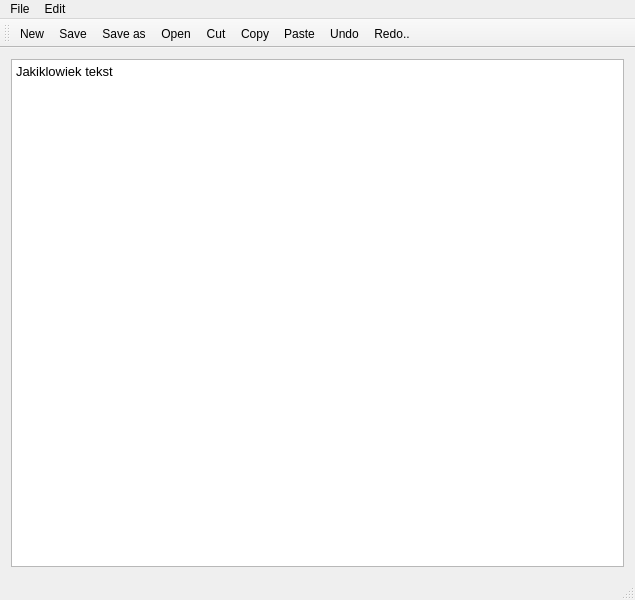
<?xml version="1.0" encoding="UTF-8"?>
<ui version="4.0">
 <class>MainWindow</class>
 <widget class="QMainWindow" name="MainWindow">
  <property name="geometry">
   <rect>
    <x>0</x>
    <y>0</y>
    <width>635</width>
    <height>600</height>
   </rect>
  </property>
  <property name="windowTitle">
   <string>Notepad+2</string>
  </property>
  <widget class="QWidget" name="centralWidget">
   <layout class="QHBoxLayout" name="horizontalLayout">
    <item>
     <widget class="QTextEdit" name="textEdit">
      <property name="html">
       <string>&lt;!DOCTYPE HTML PUBLIC &quot;-//W3C//DTD HTML 4.0//EN&quot; &quot;http://www.w3.org/TR/REC-html40/strict.dtd&quot;&gt;
&lt;html&gt;&lt;head&gt;&lt;meta name=&quot;qrichtext&quot; content=&quot;1&quot; /&gt;&lt;style type=&quot;text/css&quot;&gt;
p, li { white-space: pre-wrap; }
&lt;/style&gt;&lt;/head&gt;&lt;body style=&quot; font-family:'Liberation Sans'; font-size:10pt; font-weight:400; font-style:normal;&quot;&gt;
&lt;p style=&quot; margin-top:0px; margin-bottom:0px; margin-left:0px; margin-right:0px; -qt-block-indent:0; text-indent:0px;&quot;&gt;Jakiklowiek tekst&lt;/p&gt;&lt;/body&gt;&lt;/html&gt;</string>
      </property>
     </widget>
    </item>
   </layout>
  </widget>
  <widget class="QMenuBar" name="menuBar">
   <property name="geometry">
    <rect>
     <x>0</x>
     <y>0</y>
     <width>635</width>
     <height>20</height>
    </rect>
   </property>
   <widget class="QMenu" name="menuFile">
    <property name="title">
     <string>File</string>
    </property>
    <addaction name="actionNew"/>
    <addaction name="separator"/>
    <addaction name="actionOpen"/>
    <addaction name="actionSave"/>
    <addaction name="actionSave_as"/>
   </widget>
   <widget class="QMenu" name="menuEdit">
    <property name="title">
     <string>Edit</string>
    </property>
    <addaction name="actionCut"/>
    <addaction name="actionCopy"/>
    <addaction name="actionPaste"/>
    <addaction name="actionUndo"/>
    <addaction name="actionRedo"/>
   </widget>
   <addaction name="menuFile"/>
   <addaction name="menuEdit"/>
  </widget>
  <widget class="QToolBar" name="mainToolBar">
   <attribute name="toolBarArea">
    <enum>TopToolBarArea</enum>
   </attribute>
   <attribute name="toolBarBreak">
    <bool>false</bool>
   </attribute>
   <addaction name="actionNew"/>
   <addaction name="actionSave"/>
   <addaction name="actionSave_as"/>
   <addaction name="actionOpen"/>
   <addaction name="actionCut"/>
   <addaction name="actionCopy"/>
   <addaction name="actionPaste"/>
   <addaction name="actionUndo"/>
   <addaction name="actionRedo"/>
  </widget>
  <widget class="QStatusBar" name="statusBar"/>
  <action name="actionNew">
   <property name="text">
    <string>New...</string>
   </property>
  </action>
  <action name="actionOpen">
   <property name="text">
    <string>Open...</string>
   </property>
  </action>
  <action name="actionSave">
   <property name="text">
    <string>Save...</string>
   </property>
  </action>
  <action name="actionSave_as">
   <property name="text">
    <string>Save as...</string>
   </property>
  </action>
  <action name="actionCut">
   <property name="text">
    <string>Cut...</string>
   </property>
  </action>
  <action name="actionCopy">
   <property name="text">
    <string>Copy...</string>
   </property>
  </action>
  <action name="actionPaste">
   <property name="text">
    <string>Paste...</string>
   </property>
  </action>
  <action name="actionUndo">
   <property name="text">
    <string>Undo...</string>
   </property>
  </action>
  <action name="actionRedo">
   <property name="text">
    <string>Redo..</string>
   </property>
  </action>
 </widget>
 <layoutdefault spacing="6" margin="11"/>
 <resources/>
 <connections/>
</ui>
